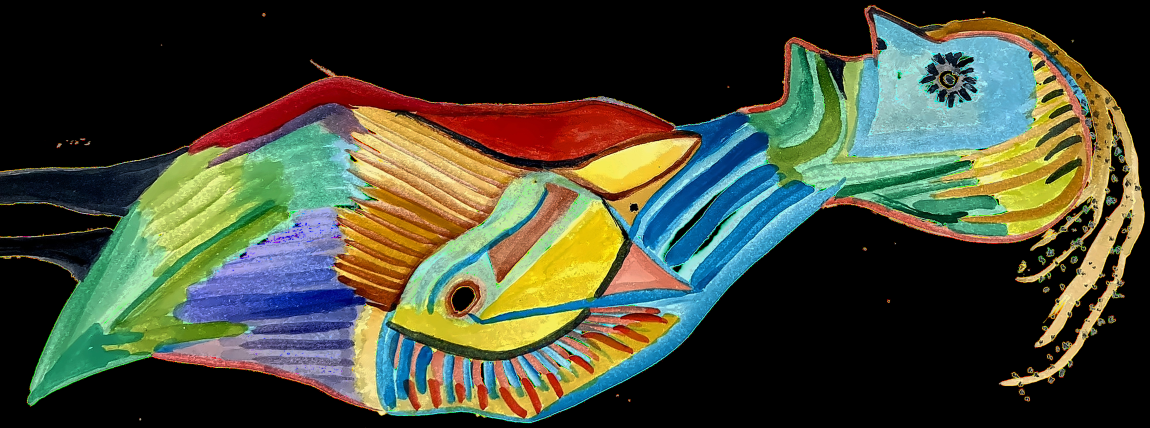
#> input picture editorial/leon/art/bird.png, 2300 x 856 px, given in place of 06.jpg, which was not available (shown at 1/2 size)
$ python art_prep.py
#> lines starting #> are read from the running program, lines starting #| are printed output that depends on the picture
"""Prepare art assets for the sample pages (Option B: artwork integrated, no frames).

- cutout: 'unmultiply' the paper away -> RGBA, the ink stays exactly as painted
- lens: circular crop of a plate (crop = allowed; drawing untouched)
- silhouette: solid shape derived from a cutout (for 'find the shadow')
Writes art/*.png and art/manifest.json (crop positions -> used by the answer key).
"""
import cv2, numpy as np, json, os

R = os.path.dirname(os.path.dirname(os.path.abspath(__file__)))
PLATES = os.environ.get("PLATES", os.path.join(os.path.dirname(R), "robert", "plates"))
OUT = f"{R}/art"
os.makedirs(OUT, exist_ok=True)
man = {}


LENS_MAX = int(os.environ.get("LENS_MAX", 760))
CUT_MAX = int(os.environ.get("CUT_MAX", 2300))


# [6 lines left out: function cap, not called in this run]


def load(k):
    return cv2.imread(f"{PLATES}/{k}.jpg")


def ink_map(img):
    d = 255 - img.astype(np.float32).min(2)
    paper = np.median(d)
    return d, paper


# [43 lines left out: functions cutout, silhouette, not called in this run]


def lens(k, name, cx, cy, r, search=0.12, mx=None):
    """Circular crop; cx, cy, r normalized (r to width). Snaps to the inkiest spot near (cx, cy)."""
    img = load(k)
    h, w = img.shape[:2]
    R_ = int(r * w)
    d, paper = ink_map(img)
    ink = (d > paper + 35).astype(np.float32)
    ii = cv2.integral(ink)
    best, bx, by = -1, int(cx * w), int(cy * h)
    for yy in range(int((cy - search) * h), int((cy + search) * h), 12):
        for xx in range(int((cx - search) * w), int((cx + search) * w), 12):
            if xx - R_ < 0 or yy - R_ < 0 or xx + R_ >= w or yy + R_ >= h: continue
            sc = ii[yy + R_, xx + R_] - ii[yy - R_, xx + R_] - ii[yy + R_, xx - R_] + ii[yy - R_, xx - R_]
            sc -= 0.15 * ((xx - cx * w) ** 2 + (yy - cy * h) ** 2) ** .5 * R_ / w * 4
            if sc > best: best, bx, by = sc, xx, yy
    X, Y = bx, by
    cx, cy = X / w, Y / h
    crop = img[Y - R_:Y + R_, X - R_:X + R_]
    mx = mx or LENS_MAX
    if crop.shape[0] > mx:
        crop = cv2.resize(crop, (mx, mx), interpolation=cv2.INTER_AREA)
    cv2.imwrite(f"{OUT}/{name}.jpg", crop, [cv2.IMWRITE_JPEG_QUALITY, 90])
    man[name] = {"src": k, "cx": cx, "cy": cy, "r": r}


# ---- p.10 Odd one out: 3 lenses of one work + 1 of another (different colour family)
ROWS = [
    ("06", "07", 2, [(.25, .30), (.62, .62), (.80, .30), (.40, .62)]),   # sepia lines vs black lines
    ("15", "01", 0, [(.30, .45), (.25, .30), (.60, .55), (.80, .40)]),   # blue network vs red script
    ("02", "04", 3, [(.25, .35), (.55, .55), (.80, .65), (.45, .45)]),   # honey strokes vs red/blue strokes
    ("09", "10", 1, [(.40, .40), (.50, .45), (.75, .45), (.30, .75)]),   # black blocks vs brown maze
]
for ri, (main, odd, pos, pts) in enumerate(ROWS):
    for ci, (x, y) in enumerate(pts):
        lens(odd if ci == pos else main, f"odd_r{ri}_c{ci}", x, y, 0.085)
#> in load, returned value is the input picture: shape (856, 2300, 3); mean B, G, R 55.3, 73.3, 69
#> in ink_map, `d = 255 - img.astype(np.float32).min(2)`:
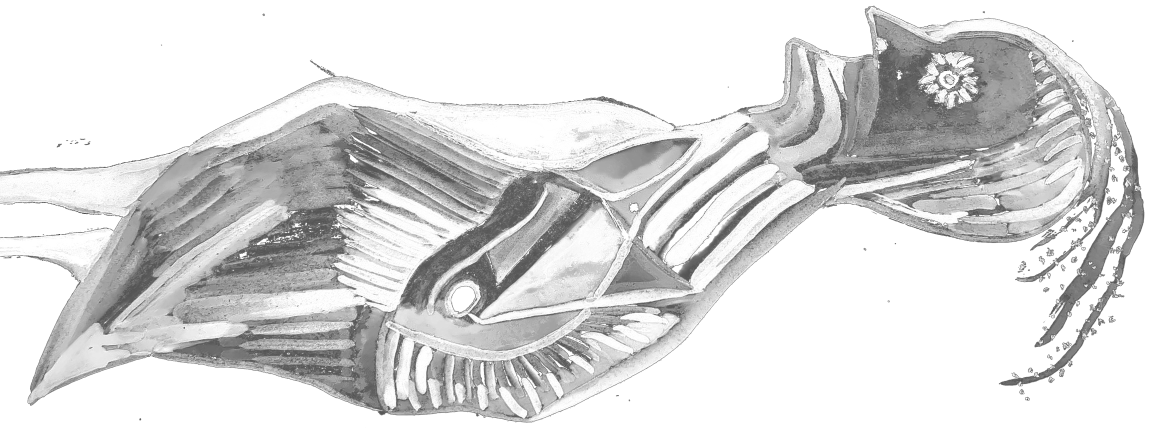
#> d: shape (856, 2300) float32 (shown at 1/2 size); min 1, max 255, mean 217.6
#> in ink_map, `paper = np.median(d)`: paper = 254
#> in lens, `ink = (d > paper + 35).astype(np.float32)`: ink: shape (856, 2300) float32; every value is 0
#> in lens, `ii = cv2.integral(ink)`: ii: shape (857, 2301) float64; every value is 0
#> after the loop in lens, `for yy in range(int((cy - search) * h), int((cy + search) * h), 12):`: best = -0.265; bx = 575; by = 262
#> in lens, `X, Y = bx, by`: X = 575; Y = 262
#> in lens, `cx, cy = X / w, Y / h`: cx = 0.25; cy = 0.306
#> in lens, `crop = img[Y - R_:Y + R_, X - R_:X + R_]`:
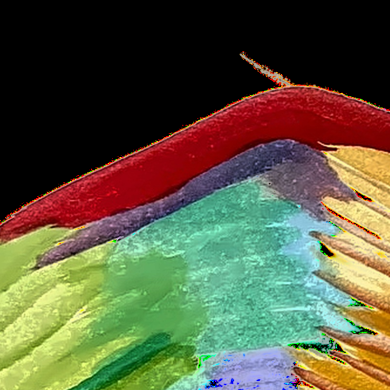
#> crop: shape (390, 390, 3); mean B, G, R 64, 90.7, 91
#> pass 2 of the loop `for ri, (main, odd, pos, pts) in enumerate(ROWS):`:
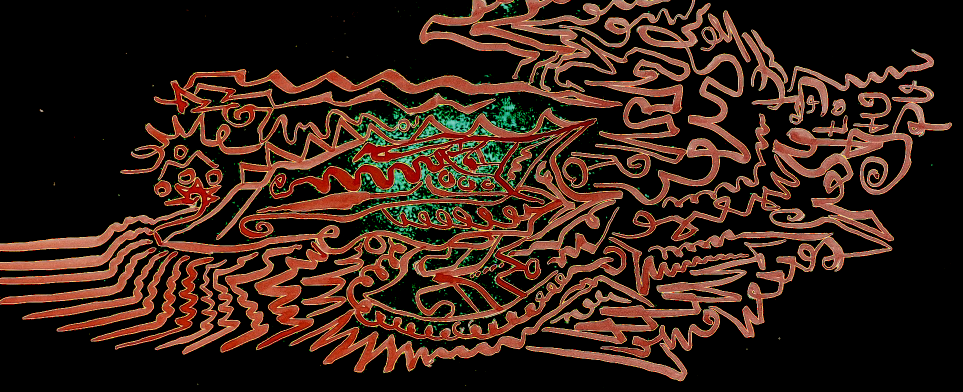
#> input picture editorial/leon/art/creature.png, 1926 x 784 px, given in place of 01.jpg, which was not available (shown at 1/2 size)
#> in load, returned value is the input picture: shape (784, 1926, 3); mean B, G, R 23.3, 33.2, 55.6
#> in ink_map (call 5), `d = 255 - img.astype(np.float32).min(2)`:
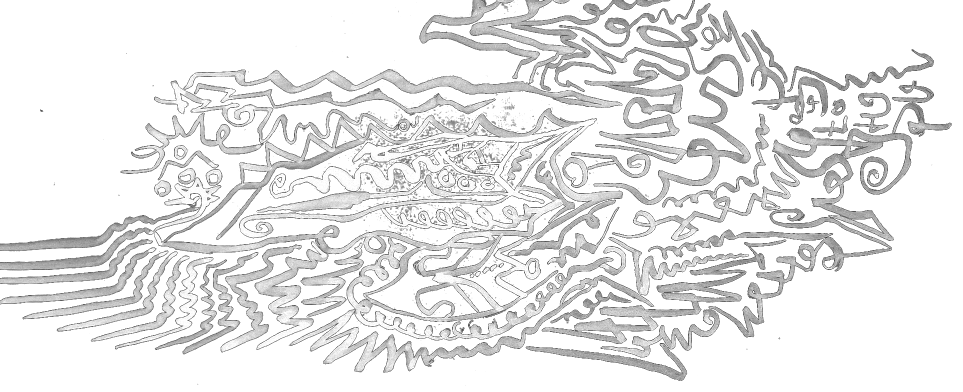
#> d: shape (784, 1926) float32 (shown at 1/2 size); min 6, max 255, mean 232.6
#> in ink_map (call 5), `paper = np.median(d)`: paper = 255
#> ink: shape (784, 1926) float32; every value is 0
#> ii: shape (785, 1927) float64; every value is 0
#> after the loop in lens (call 5), `for yy in range(int((cy - search) * h), int((cy + search) * h), 12):`: best = -0.202; bx = 574; by = 354
#> X = 574; Y = 354
#> cx = 0.298; cy = 0.452
#> in lens (call 5), `crop = img[Y - R_:Y + R_, X - R_:X + R_]`:
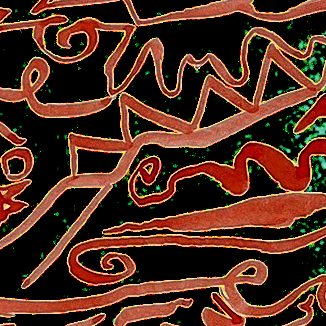
#> crop: shape (326, 326, 3); mean B, G, R 29, 45.6, 83.6
#> (the run stopped early here; a loop or call above may not have finished)
